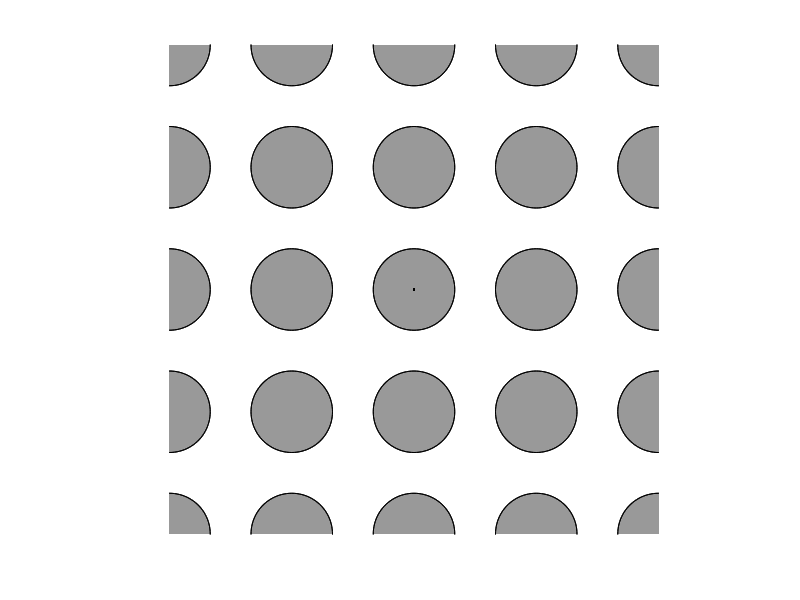

Here is the MATLAB script that generated this plot: (Note: this script raises an error after producing the figure.)
%% Bouncing photon, Sinai billiards
% Nick Trefethen, May 2011

%%
% (Chebfun example geom/Sinai.m)
function Sinai

%%
% Problem 2 of the SIAM 100-Dollar, 100-Digit Challenge [1] reads like
% this:

%%
% "A photon moving at speed 1 in the x-y plane starts at time t=0 at (x,y)
% = (1/2,1/10) heading due east.  Around every integer lattice point (i,j)
% in the plane, a circular mirror of radius 1/3 has been erected.  How far
% from (0,0) is the photon at t=10?"

%%
% Mathematically speaking, this problem is elementary. All that's involved
% is straight lines, intersections with circles, and adjustments of angles
% at reflection. One hardly needs Chebfun to do the work, but there are
% some interesting benefits of doing it in this way.  Let us take it as our
% task to compute a piecewise linear chebfun on [0,10] representing the
% position of the particle as a function of t.  For simplcity we treat the
% two dimensions x,y by a single complex variable z=x+iy.  So the result we
% compute will be a complex chebfun on [0,10] consisting of a concatenation
% of complex funs, each one piecewise linear.

%%
% We can draw the geometry like this:
circle = exp(pi*1i*(-50:50)/50)/3;
for j = -2:2
  for i = -2:2
    c = i + 1i*j + circle;
    fill(real(c),imag(c),.6*[1 1 1])
    hold on, plot(c,'k')
  end
end
axis([-2 2 -2 2],'square','off')

%%
% The computation will be carried out by a function "trajectory" that works
% as follows.  An initial point p0 and direction d0 are given.  These are
% complex numbers, and d0 has absolute value 1.  The function then executes
% a loop in which it repeatedly calls a function "nextpoint" to find new
% values p and d corresponding to the next point of intersection with a
% circle and the corresponding new direction vector.  Each call to
% nextpoint results in the creation of a one-fun linear chebfun "step"
% representing the next segment of the trajectory. This chebfun step is
% appended to the growing chebfun "b" with the syntax b = [b; step].  The
% process stops when the specified final time tfinal is passed, and b is
% trimmed to the required time interval by the command b = b{0,tfinal}.

%%
% Perhaps the only point of real substance in the computation is the matter
% of how nextpoint, given a position and direction, finds the next
% intersection with a circle.  It does this by repeatedly moving a distance
% 0.15, checking for intersections with the currently closest circle, then
% moving again.  The significance of the number 0.15 is that it is less
% than 1/6, which is the distance from any one circle to the unit squares
% surrounding the adjacent other circles.  Therefore if one moves a
% distance <1/6 from any point p, the only circle with which a possible
% intersection might occur is the one closest to p. See Chapter 2 of [1],
% by Stan Wagon.

%%
% Here is trajectory.

function b = trajectory(p0,d0,tfinal)
b = chebfun; t = 0;                   % initial chebfun: empty
while t < tfinal
  [p,d] = nextpoint(p0,d0);           % info for next step
  ds = abs(p-p0);                     % length of next step
  step = chebfun([p0,p],[0 ds]);      % next step
  t = t+ds; b = [b; step];            % append step to chebfun
  p0 = p; d0 = d;
end
b = b{0,tfinal};                      % trim chebfun to [0,tfinal]
end

%%
% And here is nextpoint.
function [p,d] = nextpoint(p0,d0)
hit = false; p = p0;
smax = 0.15;                          % max travel per exploring step
while ~hit
  m = round(p);                       % nearest centerpoint
  s = chebfun([p p+smax*d0],[0 smax]);% exploring step
  r = roots(abs(s-m)-(1/3));          % intersection with circle?
  r = r(r>1e-12);
  if length(r) == 0
    p = p + smax*d0;                  % no intersection: go further
  else
    r = min(r); p = p + r*d0;         % yes intersection: reflect
    hit = true;
 end
end
d = -(p-m)*conj(d0/(p-m));            % update direction vector
end

%%
% How good is this as a method for computing bouncing-photon trajectories?
% Well, from the point of view of efficiency, it is not so great. On the
% other hand as a laboratory in which to explore this problem, it is very
% appealing, because it produces the trajectory b in such a conveniently
% usable form.  We can now illustrate this in various ways. First of all,
% here is the solution trajectory for the Challenge problem:
 
plot(0,0,'.k')                   
p0 = 0.5+0.1i; d0 = 1;            
tfinal = 10;                    
b = trajectory(p0,d0,tfinal);  
LW = 'linewidth';
plot(b,'r',LW,2)              

%%
% The distance from the origin is this:
dist = abs(b(tfinal))

%%
% How many bounces were there?  We count the breakpoints of b and subtract
% 2 to account for the beginning and end points of the interval.
bounces = length(b.ends)-2

%%
% At what times did the bounces take place?
b.ends(2:end-1)'

%%
% Where was the photon at time t=5, and at the end?
b([5 10])'

%%
% What was its distance from the origin as a function of t? For this we can
% execute plot(abs(b)), and we do this below both for the problem as posed
% and for the same problem over the time interval [0,100]:

clf, plot(abs(b),LW,1.6)
%%
b2 = trajectory(.5+.1i,1,100);
plot(abs(b2),LW,1.6)

%%
% Another interesting question is suggested by the trajectory figure above.
% On the second segment of the trajectory, the photon passes close to the
% mirror centered at (x,y)=(0,1) without hitting it.  How close?  We can
% determine the answer like this:
min(abs(b{0,2}-1i)-1/3)

%%
% This command assumes that the minimum occurs somewhere in the interval
% [0,2], but we can equally well examine precisely the second segment:

min(abs(b{b.ends(2),b.ends(3)}-1i)-1/3)

%%
% The second-to-last bounce shown in the trajectory figure almost reverses
% the photon, changing the angle of the trajectory by nearly pi. How close
% is it to pi?  We can determine the number like this:

t = b.ends(end-2);
d = diff(b);
dtheta = angle(d(t-.1)) - angle(d(t+.1)) - pi

%%
% What does a longer trajectory of this system look like? Here is a plot of
% the trajectory to 200 time units computed a moment ago.  One sees that in
% this system, for obvious reasons, some long segments appear but they are
% always approximately vertical or horizontal.
plot(b2,'r',LW,1), axis equal

%%
% Finally we come to the scientific heart of this problem, which is the
% question, what can we say of the accuracy of these bouncing photon
% computations? In fact, this system is chaotic, an instance of the chaotic
% dynamical system known as the Sinai billiard.  Consider for example two
% trajectories that start with almost identical parameters.  At every
% bounce at a mirror, the difference between the two paths will be
% amplified, and the effect over time is an exponential divergence of
% trajectories, which is the hallmark of chaos.  We can explore this effect
% with the following code, which computes trajectories b and b2 over 20
% time units from two initial points differing by 1e-14:
b = trajectory(p0,d0,20);
b2 = trajectory(p0+1e-14i,d0,20);
semilogy(abs(b2-b),LW,1.6), grid on
axis([0 20 1e-14 1e2])

%%
% The first part of this figure is erroneous; Chebfun's tolerances give
% incorrect results, a matter to be investigated further.  After 7 time
% units or so, the correct image begins to appear. The two trajectories are
% close to one another, but as the figure shows, they diverge
% exponentially. The rate of divergence is about exp(2.3t), and the
% coefficient 2.3 is known as the Lyapunov exponent for this system.  So
% Chebfun has given us a nice illustration of chaos.

%%
% This sensitivity to perturbations has implications for the accuracy of
% the results presented in the last three pages.  If the trajectories are
% so sensitive to perturbations, they will be affected significantly by
% rounding errors in floating point arithmetic at a relative level of
% around 1e-16, and by convergence tolerances in Chebfun at a similar
% level. Over 10 time units, about 10 digits of accuracy are lost, and thus
% our solution to the original 100-Digit Challenge problem is only accurate
% to about 5 digits.  (The exact solution is 0.99526291944....)  Over 20
% time units, 20 digits or more will be lost, eliminating all accuracy
% entirely.  The blame for these effects lies not with Chebfun, but with
% floating-point arithmetic. To get more digits, one needs to work in
% higher-digit arithmetic, and a solution to 10,002 digits is reported in
% Appendix B of [1].

%%
% Since the time scales go well beyond t=16, these observations imply that
% several of the plots in this Example are entirely wrong, at least after
% the first few time units.  Or, more precisely, they are wrong in a
% literal sense, but they are right in the deeper sense of reflecting
% accurately the typical behavior of this system.  A great deal of
% mathematical research and philosophical debate have been devoted to this
% idea of the deeper reality reflected in inexact simulations of chaotic
% systems.  One of the ideas that arises here is the notion of "shadowing"
% [2].

%%
% References:
%
% [1] F. Bornemann, D. Laurie, S. Wagon, J. Waldvogel,
% The SIAM 100-Digit Challenge, SIAM, 2004.
%
% [2] S. H. Strogatz, Nonlinear Dynamics and Chaos, 
% Addison Wesley, 1994.

end

